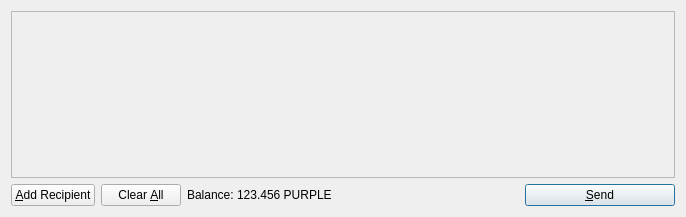
<?xml version="1.0" encoding="UTF-8"?>
<ui version="4.0">
 <class>SendCoinsDialog</class>
 <widget class="QDialog" name="SendCoinsDialog">
  <property name="geometry">
   <rect>
    <x>0</x>
    <y>0</y>
    <width>686</width>
    <height>217</height>
   </rect>
  </property>
  <property name="windowTitle">
   <string>Send Coins</string>
  </property>
  <layout class="QVBoxLayout" name="verticalLayout">
   <item>
    <widget class="QScrollArea" name="scrollArea">
     <property name="widgetResizable">
      <bool>true</bool>
     </property>
     <widget class="QWidget" name="scrollAreaWidgetContents">
      <property name="geometry">
       <rect>
        <x>0</x>
        <y>0</y>
        <width>666</width>
        <height>165</height>
       </rect>
      </property>
      <layout class="QVBoxLayout" name="verticalLayout_2">
       <property name="margin">
        <number>0</number>
       </property>
       <item>
        <layout class="QVBoxLayout" name="entries">
         <property name="spacing">
          <number>6</number>
         </property>
        </layout>
       </item>
       <item>
        <spacer name="verticalSpacer">
         <property name="orientation">
          <enum>Qt::Vertical</enum>
         </property>
         <property name="sizeHint" stdset="0">
          <size>
           <width>20</width>
           <height>40</height>
          </size>
         </property>
        </spacer>
       </item>
      </layout>
     </widget>
    </widget>
   </item>
   <item>
    <layout class="QHBoxLayout" name="horizontalLayout">
     <item>
      <widget class="QPushButton" name="addButton">
       <property name="toolTip">
        <string>Send to multiple recipients at once</string>
       </property>
       <property name="text">
        <string>&amp;Add Recipient</string>
       </property>
       <property name="icon">
        <iconset resource="../bitcoin.qrc">
         <normaloff>:/icons/add</normaloff>:/icons/add</iconset>
       </property>
       <property name="autoDefault">
        <bool>false</bool>
       </property>
      </widget>
     </item>
     <item>
      <widget class="QPushButton" name="clearButton">
       <property name="sizePolicy">
        <sizepolicy hsizetype="Minimum" vsizetype="Fixed">
         <horstretch>0</horstretch>
         <verstretch>0</verstretch>
        </sizepolicy>
       </property>
       <property name="toolTip">
        <string>Remove all transaction fields</string>
       </property>
       <property name="text">
        <string>Clear &amp;All</string>
       </property>
       <property name="icon">
        <iconset resource="../bitcoin.qrc">
         <normaloff>:/icons/remove</normaloff>:/icons/remove</iconset>
       </property>
       <property name="autoRepeatDelay">
        <number>300</number>
       </property>
       <property name="autoDefault">
        <bool>false</bool>
       </property>
      </widget>
     </item>
     <item>
      <layout class="QHBoxLayout" name="horizontalLayout_2">
       <property name="spacing">
        <number>3</number>
       </property>
       <item>
        <widget class="QLabel" name="label">
         <property name="text">
          <string>Balance:</string>
         </property>
        </widget>
       </item>
       <item>
        <widget class="QLabel" name="labelBalance">
         <property name="cursor">
          <cursorShape>IBeamCursor</cursorShape>
         </property>
         <property name="text">
          <string>123.456 PURPLE</string>
         </property>
         <property name="textInteractionFlags">
          <set>Qt::LinksAccessibleByMouse|Qt::TextSelectableByKeyboard|Qt::TextSelectableByMouse</set>
         </property>
        </widget>
       </item>
      </layout>
     </item>
     <item>
      <spacer name="horizontalSpacer">
       <property name="orientation">
        <enum>Qt::Horizontal</enum>
       </property>
       <property name="sizeHint" stdset="0">
        <size>
         <width>40</width>
         <height>20</height>
        </size>
       </property>
      </spacer>
     </item>
     <item>
      <widget class="QPushButton" name="sendButton">
       <property name="minimumSize">
        <size>
         <width>150</width>
         <height>0</height>
        </size>
       </property>
       <property name="toolTip">
        <string>Confirm the send action</string>
       </property>
       <property name="text">
        <string>&amp;Send</string>
       </property>
       <property name="icon">
        <iconset resource="../bitcoin.qrc">
         <normaloff>:/icons/send</normaloff>:/icons/send</iconset>
       </property>
       <property name="default">
        <bool>true</bool>
       </property>
      </widget>
     </item>
    </layout>
   </item>
  </layout>
 </widget>
 <resources>
  <include location="../bitcoin.qrc"/>
 </resources>
 <connections/>
</ui>
